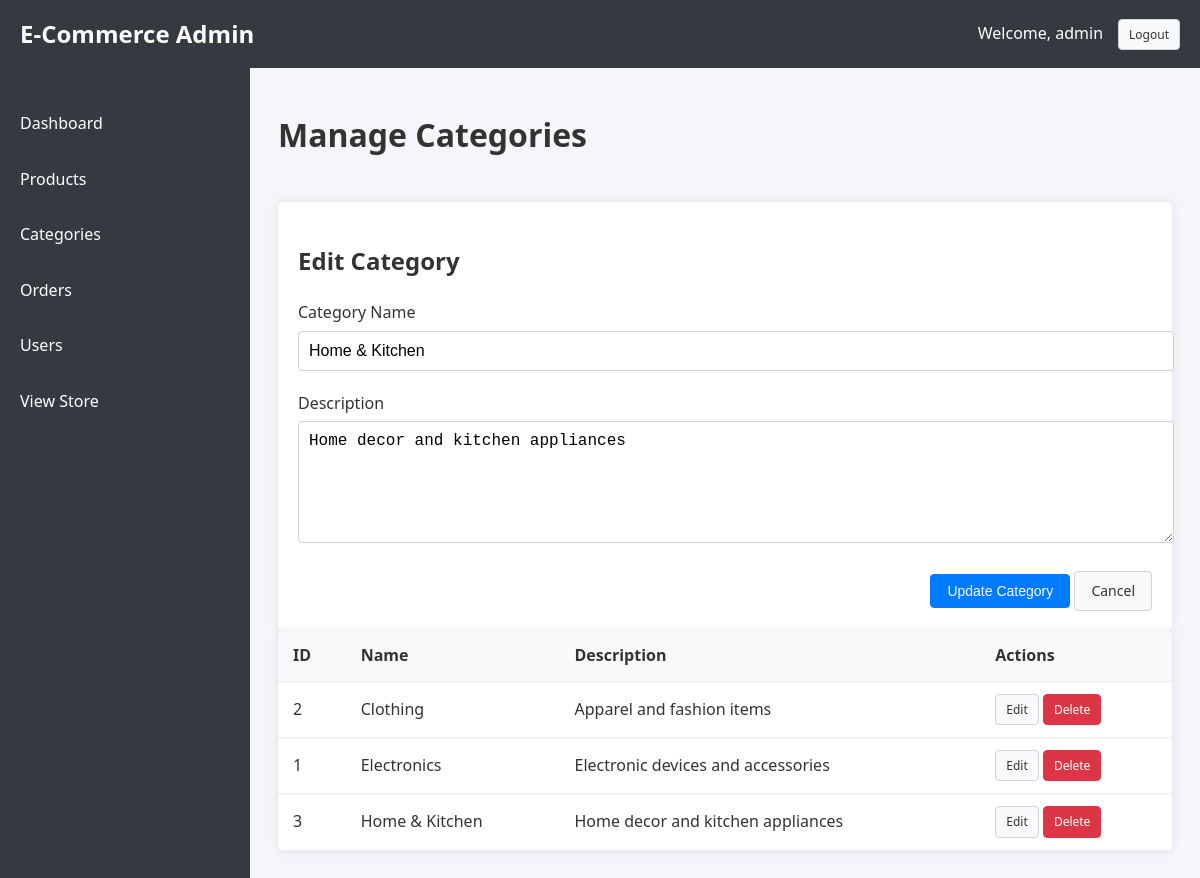
Page /admin/categories.php?edit=3 (signed in) on the committed database.
### tables this page shows
CREATE TABLE categories (
    id INT AUTO_INCREMENT PRIMARY KEY,
    name VARCHAR(100) NOT NULL,
    description TEXT
);

### admin/categories.php (the view, shortened to what this page needs)
<?php
$database = new Database();
$db = $database->getConnection();
$query = "SELECT * FROM categories ORDER BY name";
$stmt = $db->prepare($query);
$stmt->execute();
$categories = $stmt->fetchAll(PDO::FETCH_ASSOC);
$category_to_edit = null;
if (isset($_GET['edit']) && is_numeric($_GET['edit'])) {
    $edit_id = $_GET['edit'];
    $query = "SELECT * FROM categories WHERE id = :id";
    $stmt = $db->prepare($query);
    $stmt->bindParam(':id', $edit_id);
    $stmt->execute();
    $category_to_edit = $stmt->fetch(PDO::FETCH_ASSOC);
}
?>
<!DOCTYPE html>
<html lang="en">
<head>
    <link rel="stylesheet" href="../assets/css/admin.css">
</head>
<body>
    <?php include 'includes/header.php'; ?>
    <div class="admin-container">
        <?php include 'includes/sidebar.php'; ?>
        <div class="admin-content">
            <div class="content-header">
                <h1>Manage Categories</h1>
            </div>
            <div class="admin-form">
                <h2><?php echo $category_to_edit ? 'Edit Category' : 'Add New Category'; ?></h2>
                <form action="categories.php" method="post">
                    <div class="form-group">
                        <label for="name">Category Name</label>
                        <input type="text" id="name" name="name" value="<?php echo $category_to_edit ? $category_to_edit['name'] : ''; ?>" required>
                    </div>
                    <div class="form-group">
                        <label for="description">Description</label>
                        <textarea id="description" name="description"><?php echo $category_to_edit ? $category_to_edit['description'] : ''; ?></textarea>
                    </div>
                    <div class="form-actions">
                        <button type="submit" class="btn btn-primary"><?php echo $category_to_edit ? 'Update Category' : 'Add Category'; ?></button>
                        <?php if ($category_to_edit): ?>
                            <a href="categories.php" class="btn">Cancel</a>
                        <?php endif; ?>
                    </div>
                </form>
            </div>
            <div class="admin-table-container">
                <table class="admin-table">
                    <thead>
                        <tr>
                            <th>ID</th>
                            <th>Name</th>
                            <th>Description</th>
                            <th>Actions</th>
                        </tr>
                    </thead>
                    <tbody>
                        <?php foreach ($categories as $category): ?>
                            <tr>
                                <td><?php echo $category['id']; ?></td>
                                <td><?php echo $category['name']; ?></td>
                                <td><?php echo $category['description']; ?></td>
                                <td>
                                    <a href="categories.php?edit=<?php echo $category['id']; ?>" class="btn btn-small">Edit</a>
                                    <a href="categories.php?delete=<?php echo $category['id']; ?>" class="btn btn-small btn-danger" onclick="return confirm('Are you sure you want to delete this category?')">Delete</a>
                                </td>
                            </tr>
                        <?php endforeach; ?>
                    </tbody>
                </table>
            </div>
        </div>
    </div>
</body>
</html>

### assets/css/admin.css (style rules this page uses)
body { font-family: "Segoe UI", Tahoma, Geneva, Verdana, sans-serif; line-height: 1.6; color: #333; background-color: #f4f6f9; }
.admin-container { display: flex; min-height: 100vh; }
.admin-content { flex: 1; padding: 80px 20px 20px 270px; }
.admin-table-container { background-color: #fff; border-radius: 5px; box-shadow: 0 0 10px rgba(0, 0, 0, 0.1); overflow-x: auto; }
.admin-table { width: 100%; border-collapse: collapse; }
.admin-table th, .admin-table td { padding: 12px 15px; text-align: left; border-bottom: 1px solid #e9ecef; }
.admin-table th { background-color: #f8f9fa; font-weight: bold; }
.admin-form { background-color: #fff; border-radius: 5px; box-shadow: 0 0 10px rgba(0, 0, 0, 0.1); padding: 20px; }
.form-group { margin-bottom: 20px; }
.form-group label { display: block; margin-bottom: 5px; font-weight: 500; }
.form-group input, .form-group textarea, .form-group select { width: 100%; padding: 10px; border: 1px solid #ced4da; border-radius: 4px; font-size: 16px; }
.form-group textarea { resize: vertical; min-height: 100px; }
.form-actions { margin-top: 20px; text-align: right; }
.btn { display: inline-block; padding: 8px 16px; background-color: #f8f9fa; color: #333; border: 1px solid #ced4da; border-radius: 4px; cursor: pointer; font-size: 14px; text-decoration: none; transition: all 0.3s; }
.btn-primary { background-color: #007bff; color: #fff; border-color: #007bff; }
.btn-danger { background-color: #dc3545; color: #fff; border-color: #dc3545; }
.btn-small { padding: 5px 10px; font-size: 12px; }
.content-header { display: flex; justify-content: space-between; align-items: center; margin-bottom: 20px; }

### rows in the picture
categories: name "Home & Kitchen", description "Home decor and kitchen appliances", id "3"
categories: id "2", name "Clothing", description "Apparel and fashion items"
categories: id "1", name "Electronics", description "Electronic devices and accessories"

### other values in the picture
$_SESSION['username'] "admin"
